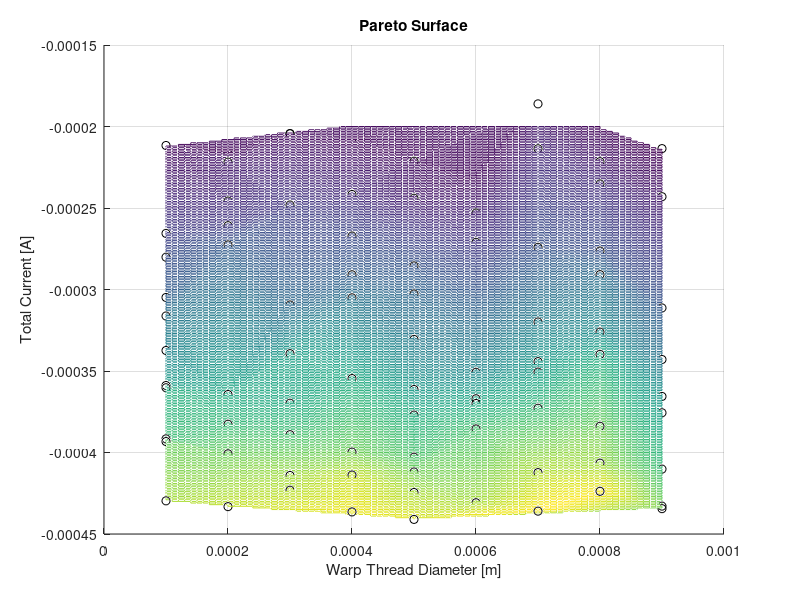

Source code (MATLAB):
load('fVals0003.mat')
fVals3 = fVals;
d3 = 0.0003 + zeros(length(fVals3(:,1)), 1);

load('fVals0006.mat')
fVals6 = fVals;
d6 = 0.0006 + zeros(length(fVals6(:,1)), 1);

load('fVals0009.mat')
fVals9 = fVals;
d9 = 0.0009 + zeros(length(fVals9(:,1)), 1);

load('fVals0001.mat')
fVals1 = fVals;
d1 = 0.0001 + zeros(length(fVals1(:,1)), 1);

load('fVals0005.mat')
fVals5 = fVals;
d5 = 0.0005 + zeros(length(fVals5(:,1)), 1);

load('fVals0007.mat')
fVals7 = fVals;
d7 = 0.0007 + zeros(length(fVals7(:,1)), 1);

load('fVals0002.mat')
fVals2 = fVals;
d2 = 0.0002 + zeros(length(fVals2(:,1)), 1);

load('fVals0004.mat')
fVals4 = fVals;
d4 = 0.0004 + zeros(length(fVals4(:,1)), 1);

load('fVals0008.mat')
fVals8 = fVals;
d8 = 0.0008 + zeros(length(fVals8(:,1)), 1);

% figure()
% hold on
% plot3(d3, fVals3(:,1), fVals3(:,2), 'ro')
% plot3(d6, fVals6(:,1), fVals6(:,2), 'bo')
% plot3(d9, fVals9(:,1), fVals9(:,2), 'ko')
% axis([0 0.001 -4.5e-4 -2e-4 0 160])

xTrain = [fVals1(:,2), d1; fVals3(:,2), d3; fVals5(:,2), d5; fVals6(:,2), d6; fVals7(:,2), d7; fVals9(:,2), d9];
yTrain = [fVals1(:,1); fVals3(:,1); fVals5(:,1); fVals6(:,1); fVals7(:,1); fVals9(:,1)];

regr = @regpoly0;
corr = @corrgauss;
theta0 = 0.1;
lob = 0.000001;
upb = 10;



% current
y = [fVals1(:,1); fVals2(:,1); fVals3(:,1); fVals4(:,1); fVals5(:,1); fVals6(:,1); fVals7(:,1); fVals8(:,1); fVals9(:,1)];

% force
z = [fVals1(:,2); fVals2(:,2); fVals3(:,2); fVals4(:,2); fVals5(:,2); fVals6(:,2); fVals7(:,2); fVals8(:,2); fVals9(:,2)];

% d
x = [d1; d2; d3; d4; d5; d6; d7; d8; d9];

figure()
hold on
plot3(x, y, z, 'ko')

[xq, yq] = meshgrid(0.0001:0.00001:0.0009 ,-4.5e-4:1e-6:-2e-4);
vq = griddata(x,y,z,xq,yq);
mesh(xq, yq, vq)

title('Pareto Surface')
xlabel('Warp Thread Diameter [m]')
ylabel('Total Current [A]')
zlabel('Required Force [N]')
grid on